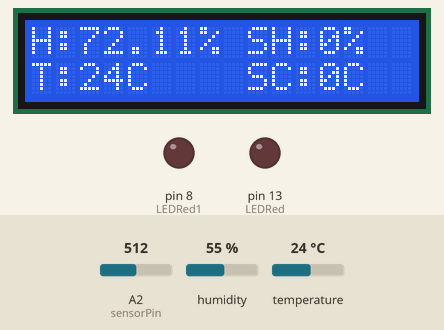
The sketch below on a simulated Arduino Uno, built with avr-gcc and run on an emulated ATmega328P. Parts: 16×2 character LCD, output pins drawn as LEDs (lit = HIGH). The test bench sets the inputs (shaded band); at power-on: A2 (sensorPin) = 512, humidity 55 %, temperature 24 °C. What the sketch prints to the serial monitor is not drawn.

Above: at 36.2 s.
At 72.7 s:
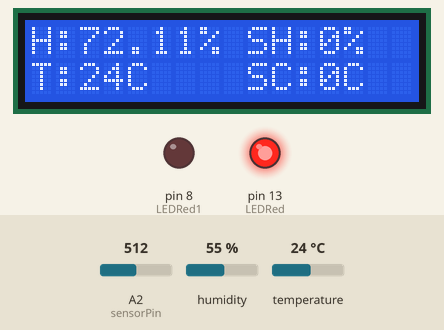
At 109.8 s:
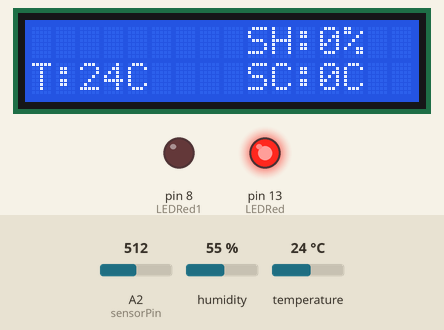
Timing chart, 0 to 111.3 s (numbered marks = the images above):
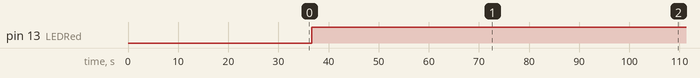

Measured:
- by itself, pin 13 (LEDRed): LOW → HIGH at 36.6 s
- what the display in image 0 shows lasts 0.5 s, from 36.1 s to 36.6 s

The sketch:

TempHumi.ino
```cpp
#include <Wire.h>
#include <SoftwareSerial.h>
#include <LiquidCrystal_I2C.h>
#include "DHT.h"
#define DHT_DataPin 9
#define DHTTYPE DHT11
DHT dht(DHT_DataPin,DHTTYPE);
LiquidCrystal_I2C lcd(0x27, 2, 1, 0, 4, 5, 6, 7, 3, POSITIVE);
SoftwareSerial BT(10,11);// 接收腳, 傳送腳,RX11,TX10

const int sensorPin=2;
int HC = 9;
int LEDRed = 13;
int LEDRed1 = 8;
int val;
int hc;
void setup()
{
  dht.begin();
  pinMode(HC, OUTPUT);
  pinMode(LEDRed,OUTPUT);
  pinMode(LEDRed1,OUTPUT);
  pinMode(sensorPin,INPUT);
  lcd.begin(16, 2);
  lcd.setCursor(0, 0); // 設定游標位置在第一行行首
  lcd.print("");
  Serial.begin(9600);
  BT.begin(9600);

  Serial.println("BT is ready!");
  BT.begin(38400);
}
void loop()
{
  delay(36000);
  int c = dht.readTemperature();

  Serial.print("T:");
  Serial.print(c);
  Serial.println("C");

  char value0[21];
  char value1[21];

  sprintf(value0, "T:%dC ", c);
  sprintf(value1, "%-20s", value0);
  lcd.setCursor(0,1);
  lcd.print(value1);
  float moist;
  // 若收到「序列埠監控視窗」的資料，則送到藍牙模組
  if (Serial.available())
  {
    val = Serial.read();
     BT.print(val);
  }
  if(Serial.available())
  {
   hc = BT.read();
   BT.println(hc);
}

   // 若收到藍牙模組的資料，則送到「序列埠監控視窗」
  if (BT.available())
  {
    val = BT.read();
    hc = BT.read();
    Serial.print(val);
    BT.print(hc);
  }
  lcd.setCursor(9, 0);
  lcd.print("SH:");
  lcd.print(val);
  lcd.print("%");
  lcd.setCursor(9,1);
  lcd.print("SC:");
  lcd.print(hc);
  lcd.print("C");

  moist = analogRead(sensorPin);
  lcd.setCursor(0, 0);
  lcd.print("H:");
  lcd.print(moist/710*100); //土壤溼度數值轉換成百分比 並顯示在LCD上
  lcd.print("%");
  delay(500);
  lcd.setCursor(0, 0);
  lcd.print("         ");


  if(moist/710*100>val) //土壤溼度低於40% LED燈會亮起 代表灑水
  digitalWrite(LEDRed, HIGH);
  else
  digitalWrite(LEDRed, LOW);
  if(c>hc)
  digitalWrite(LEDRed1, LOW);
  else
  digitalWrite(LEDRed1, HIGH);
}
```
